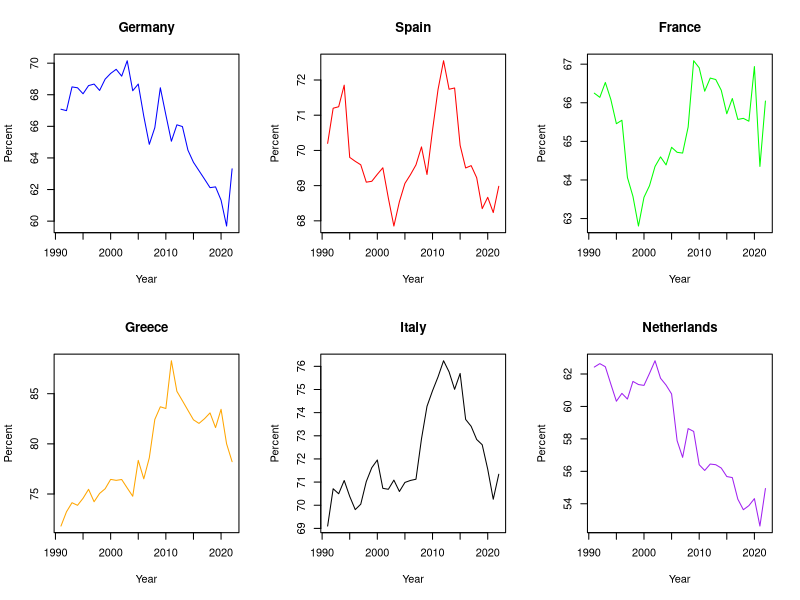

Write R code to recreate this figure.
library(readxl)

data_mpc <- read_excel("Lesson 3 - 02.05.2023/data_mpc.xlsx", 
                       sheet = 1, skip = 1)

countries <- unique(data_mpc$country)

cols <- cols <- c("blue", "red", "green", "orange", "black", "purple")

par(mfrow = c(2, 3))

for (i in 1:length(countries)) {
  
  ratio <- data_mpc$consumption[data_mpc$country == countries[i]] / data_mpc$income[data_mpc$country == countries[i]] * 100
  
  plot(x = data_mpc$year[data_mpc$country == countries[i]],
       y = ratio,
       xlim = c(1991, 2022),
       ylim = c(min(ratio),
                max(ratio)),
       main = countries[i],
       type = "l",
       col = cols[i],
       xlab = "Year",
       ylab = "Percent")
  
}
